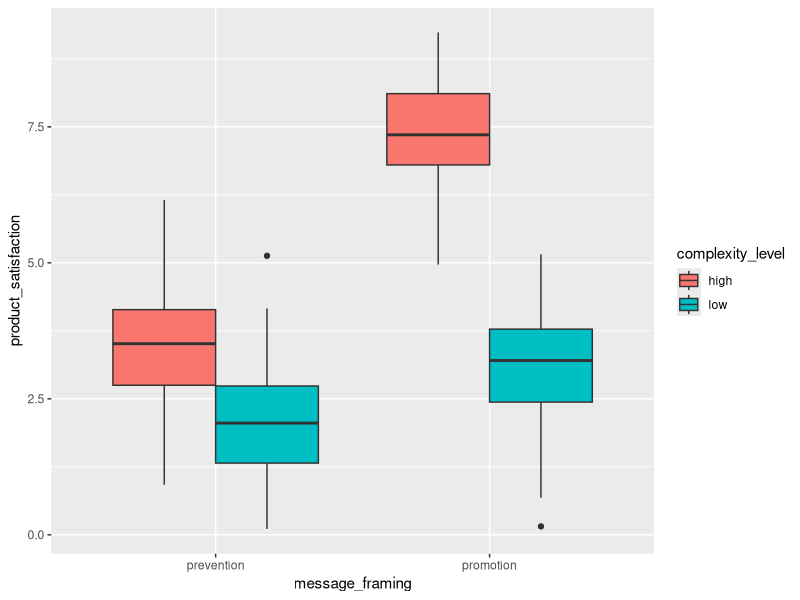

Here is the R script that generated this plot:
library("tidyverse")
set.seed(45)

N <- 345

my_data <- data.frame(part_ID = paste0("PID_", 1:N),
                      complexity_level = sample(x = c("low", "high"), 
                                                size = N, 
                                                replace = TRUE),
                      message_framing = sample(x = c("prevention", "promotion"), 
                                               size = N, 
                                               replace = TRUE),
                      unobs_noise = rnorm(n = N, mean = 0, sd = 1))

my_data <- my_data %>%
  mutate(is_high_cplx = if_else(complexity_level == "high", 1, 0),
         is_promotion = if_else(message_framing == "promotion", 1, 0))

main_cplx <- 1.5
main_frame <- 1
main_cplx_frame <- 3

my_data <- my_data %>%
  mutate(product_satisfaction = 2 + 
                                main_cplx * is_high_cplx + 
                                main_frame * is_promotion +
                                main_cplx_frame * is_high_cplx * is_promotion + 
                                unobs_noise)

my_data %>%
  ggplot(aes(x = message_framing, y = product_satisfaction, 
             fill = complexity_level)) +
  geom_boxplot(position = "dodge")

my_data <- my_data %>%
  select(part_ID, 
         complexity_level, 
         message_framing, 
         product_satisfaction)

write_csv(my_data,
          file = here::here("data", "simulated_data.csv"))
